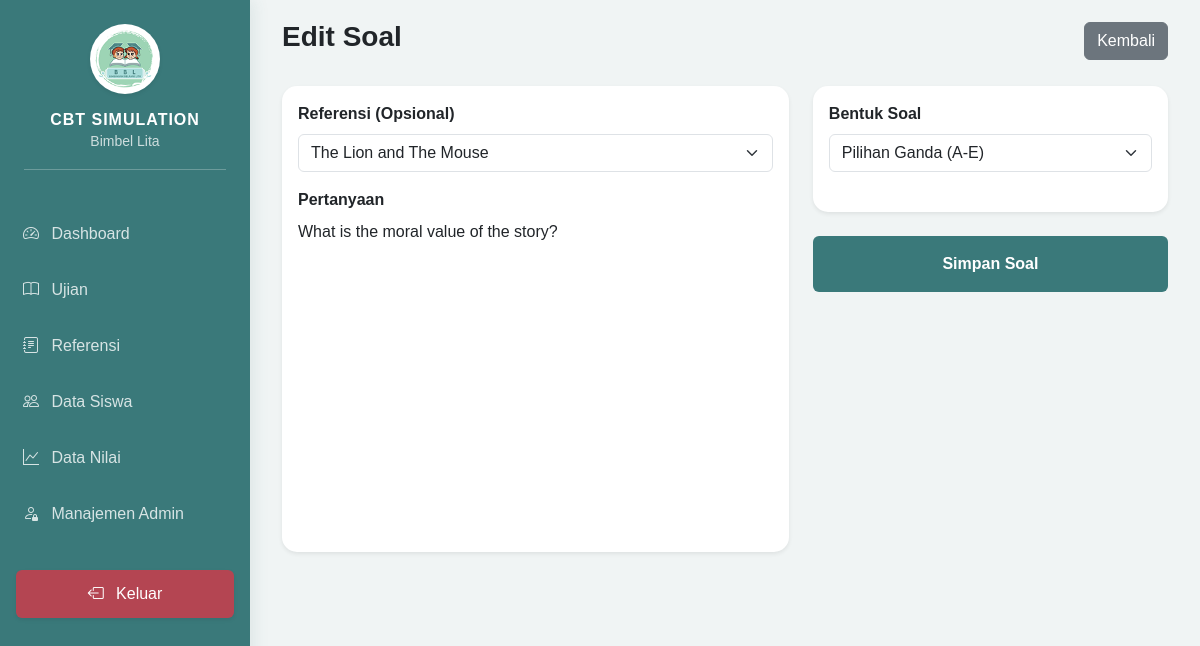
The app's page /admin/dashboard.php?page=questions_form&subject_id=13&id=73 (signed in) with its own data.
### tables this page shows
CREATE TABLE `questions` (
  `id` int NOT NULL,
  `subject_id` int NOT NULL,
  `reference_id` int DEFAULT NULL,
  `question_text` text NOT NULL,
  `created_at` timestamp NULL DEFAULT CURRENT_TIMESTAMP,
  `question_type` enum('pg','bs','multi','isian') NOT NULL,
  `answer_data` json NOT NULL
);

CREATE TABLE `references` (
  `id` int NOT NULL,
  `subject_id` int NOT NULL,
  `title` varchar(255) NOT NULL,
  `type` enum('text','image') DEFAULT 'text',
  `content` text,
  `image_path` varchar(255) DEFAULT NULL,
  `created_at` timestamp NULL DEFAULT CURRENT_TIMESTAMP
);

### admin/modules/questions/form.php (the view, shortened to what this page needs)
<?php
require_once '../config/database.php';
$subject_id = $_GET['subject_id'] ?? null;
$id = $_GET['id'] ?? null;
$stmtRef = $pdo->prepare("SELECT id, title, LEFT(content, 50) as snippet FROM `references` WHERE subject_id = ?");
$stmtRef->execute([$subject_id]);
$references = $stmtRef->fetchAll();
$data = null;
if ($id) {
    $stmt = $pdo->prepare("SELECT * FROM questions WHERE id = ?");
    $stmt->execute([$id]);
    $data = $stmt->fetch();
}
?>
<link href="https://cdn.quilljs.com/1.3.6/quill.snow.css" rel="stylesheet">
<div class="d-flex justify-content-between align-items-center mb-4">
    <h3 class="fw-bold"><?= $id ? 'Edit' : 'Tambah' ?> Soal</h3>
    <a href="dashboard.php?page=questions&subject_id=<?= $subject_id ?>" class="btn btn-secondary">Kembali</a>
</div>
<form action="modules/questions/process.php?action=save" method="POST" id="questionForm">
    <div class="row">
        <div class="col-md-7">
            <div class="card border-0 shadow-sm mb-4">
                <div class="card-body">
                    <div class="mb-3">
                        <label class="form-label fw-bold">Referensi (Opsional)</label>
                        <select name="reference_id" class="form-select">
                            <?php foreach ($references as $ref): ?>
                                <option value="<?= $ref['id'] ?>" <?= ($data['reference_id'] ?? '') == $ref['id'] ? 'selected' : '' ?>>
                                    <?= $ref['title'] ?>
                                </option>
                            <?php endforeach; ?>
                        </select>
                    </div>
                    <div class="mb-3">
                        <label class="form-label fw-bold">Pertanyaan</label>
                        <div id="editor" style="height: 300px;"><?= $data['question_text'] ?? '' ?></div>
                    </div>
                </div>
            </div>
        </div>
        <div class="col-md-5">
            <div class="card border-0 shadow-sm mb-4">
                <div class="card-body">
                    <div class="mb-4">
                        <label class="form-label fw-bold">Bentuk Soal</label>
                        <select name="question_type" id="question_type" class="form-select" onchange="renderOptions()" required>
                            <option value="pg" <?= ($data['question_type'] ?? '') == 'pg' ? 'selected' : '' ?>>Pilihan Ganda (A-E)</option>
                        </select>
                    </div>
                </div>
            </div>
            <button type="submit" class="btn btn-primary w-100 py-3 fw-bold">Simpan Soal</button>
        </div>
    </div>
</form>

### includes/header.php (style rules this page uses)
:root { --sidebar-width: 250px; --primary-teal: #3a797a; --mint-green: #a2d9c1; --mint-light: #f0fdf4; }
body { background-color: #f0f4f4; font-family: 'Poppins', sans-serif; }
.card { border-radius: 15px; border: none; box-shadow: 0 5px 15px rgba(0,0,0,0.05); }
.btn-primary { background-color: var(--primary-teal); border: none; }

### records on screen
questions: reference_id "The Lion and The Mouse", question_text "What is the moral value of the story?", question_type "Pilihan Ganda (A-E)"
